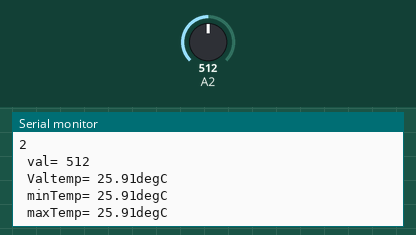
The sketch below on a simulated Arduino Uno, built with avr-gcc and run on an emulated ATmega328P. Parts: the last lines printed to the serial monitor. The test bench sets the inputs (shaded band); at power-on: A2 = 512.

Above: at 1.3 s.
1.4 s: A2 set to 716
At 1.87 s:
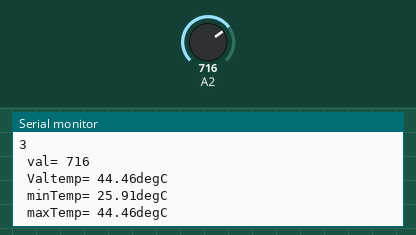
2.9 s: A2 set to 900
At 3.4 s:
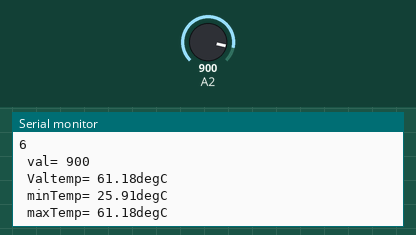
Timing chart, 0 to 5.9 s (numbered marks = the images above; inputs shaded):
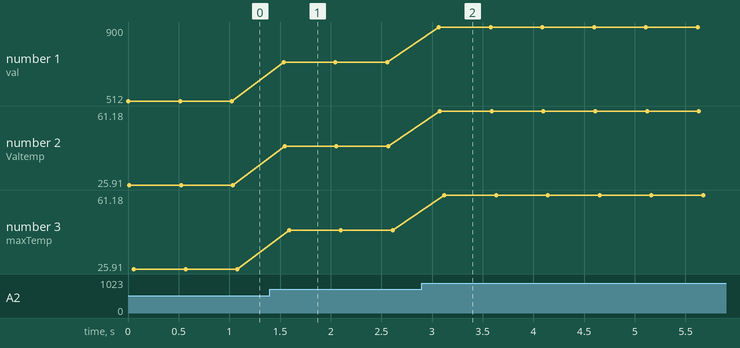

The sketch:

HW_10.20.ino
```cpp
//Collect 200 temp values and find the min, max and avg
int val = 0;
float minVal;
float maxVal;
float totalVal = 0;
float Average;
float minTemp;
float maxTemp;
float averageTemp;
float Valtemp;

void setup() {
  Serial.begin(9600);
}
void loop() {
  Serial.println();
  minVal = 1023; //Provides a starting point for min val
  maxVal = 0; //Provides a starting point for Max val
  for (int i = 0; i < 200; i++) {
    Serial.print(i);
    Serial.print("\n");
    val = analogRead(2); // Finds the val from analog 2
    Serial.print(" val= ");
    Serial.print(val);
    Serial.print("\n ");
    Valtemp = 0.0909 * val - 20.629; // converts the val to a tempature
    Serial.print("Valtemp= ");
    Serial.print(Valtemp); Serial.println("degC");
    if (minVal >= val) { //Checks if min value is >= analog read
      minVal = val; //if minVal > val, then val becomes new minVal

    }
    else {
      minVal = minVal; //otherwise keep minVal the same

    }
    minTemp = 0.0909 * minVal - 20.629; // converts to tempature
    Serial.print(" minTemp= ");
    Serial.print(minTemp); Serial.println("degC");
    if (maxVal <= val) { // checks if max value is <= analog read
      maxVal = val; // if so then val becomes new Max

    }
    else {
      maxVal = maxVal; // otherwise keep max the same

    }
    maxTemp = 0.0909 * maxVal - 20.629; // converts to tempature
    Serial.print(" maxTemp= ");
    Serial.print(maxTemp); Serial.println("degC");

    totalVal = totalVal + val; // calculate total value

    delay(500);
  }
  Serial.print("For 200 points");
  Serial.print(" Absolute Min = ");
  Serial.print(minTemp);
  Serial.print(" = "); Serial.print(minTemp); Serial.println("degC");
  Serial.print(" Absolute Max = ");
  Serial.print(maxTemp);
  Serial.print(" = "); Serial.print(maxTemp); Serial.println("degC");
  Serial.print("Average = ");
  Average = (totalVal - minVal - maxVal) / 198.0; // Finds average after removing max and min
  Serial.print(Average, 4);
  averageTemp = 0.0909 * Average - 20.629; // converts average to a tempature
  Serial.print(" = "); Serial.print(averageTemp); Serial.println("degC");
  delay(10000);
}
```

Measured:
- after the input at 1.4 s, the serial monitor: prints a new line after 0.14 s (image 1)
- after the input at 2.9 s, the serial monitor: prints a new line after 0.17 s (image 2)
- plotted number 1: 512 → 716 after the input at 1.4 s, 716 → 900 after the input at 2.9 s
- plotted number 2: 25.91 → 44.46 after the input at 1.4 s, 44.46 → 61.18 after the input at 2.9 s
- plotted number 3: 25.91 → 44.46 after the input at 1.4 s, 44.46 → 61.18 after the input at 2.9 s
